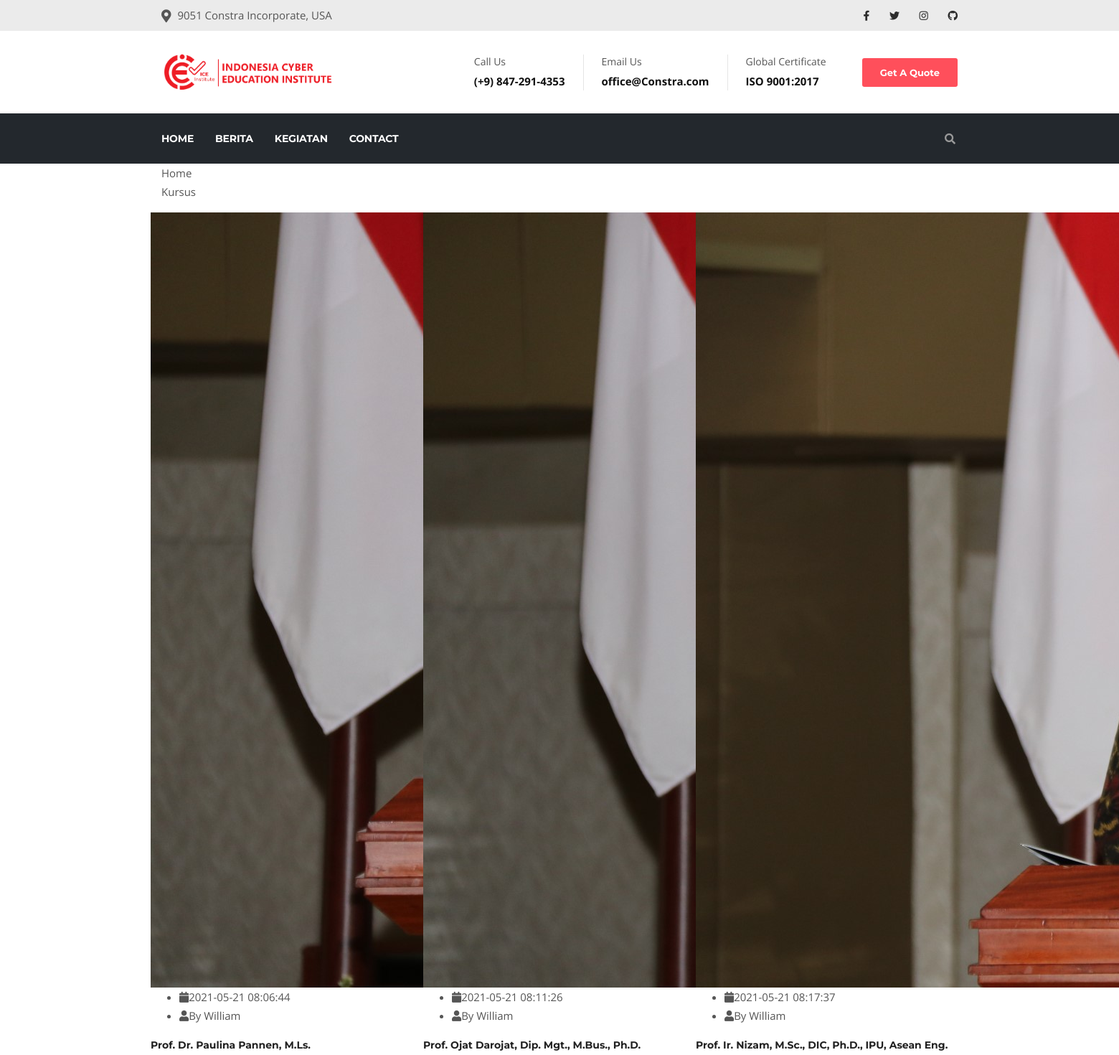
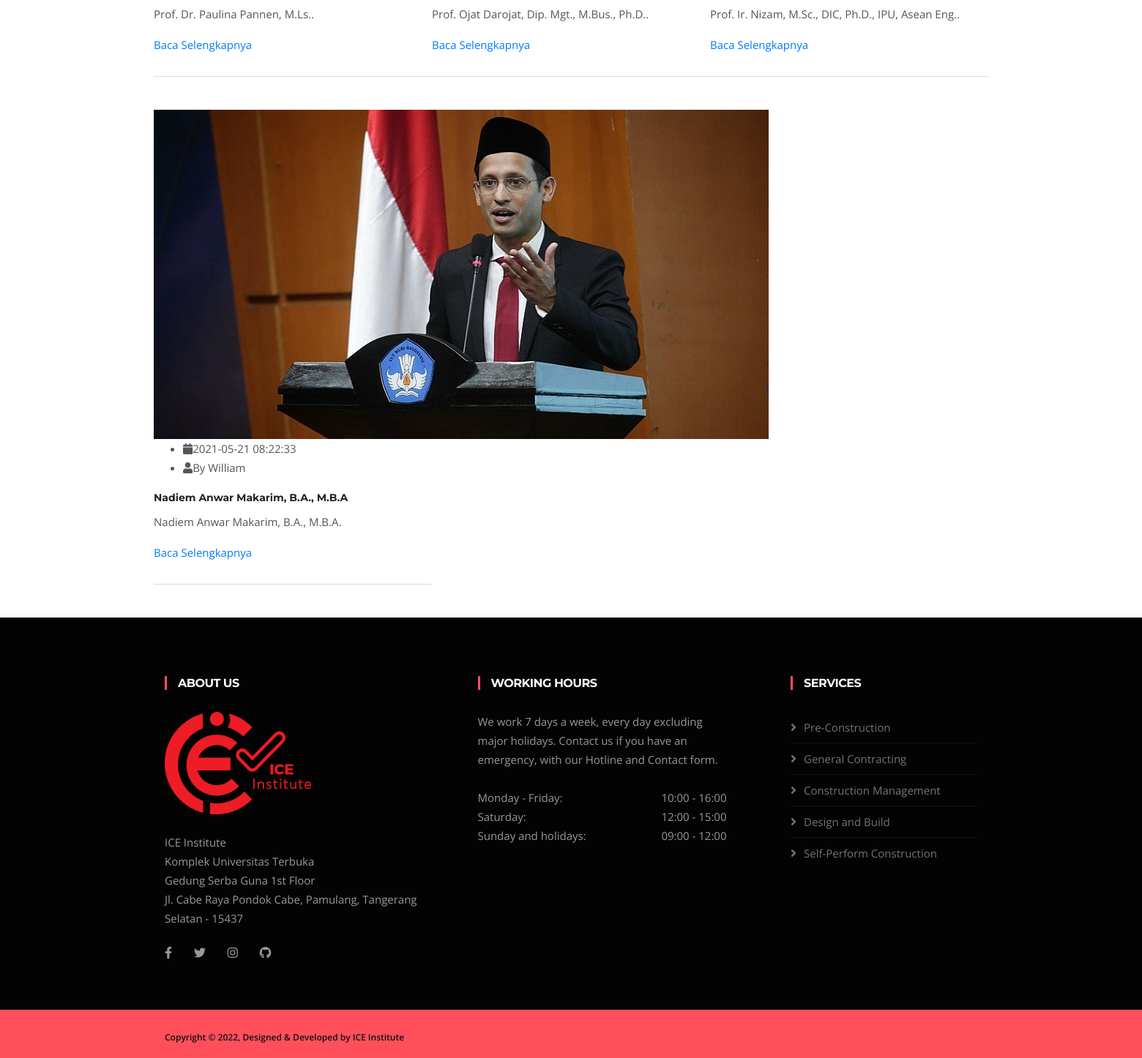
The app's page /index.php/home/kursus with its own data (2 pictures, top to bottom).
### tables this page shows
CREATE TABLE `tb_blog` (
  `id_blog` varchar(64) NOT NULL,
  `title` varchar(255) NOT NULL,
  `slug_title` varchar(255) NOT NULL,
  `meta` text NOT NULL,
  `description` text NOT NULL,
  `tags` varchar(200) NOT NULL,
  `id_kategori` int(11) NOT NULL,
  `id_sub` int(11) NOT NULL,
  `id_user` int(11) NOT NULL,
  `status` enum('draft','post','delete','') NOT NULL,
  `create_ad` timestamp NOT NULL DEFAULT current_timestamp() ON UPDATE current_timestamp(),
  `update_ad` timestamp NOT NULL DEFAULT '0000-00-00 00:00:00' ON UPDATE current_timestamp(),
  `image` varchar(255) NOT NULL DEFAULT 'default.jpg'
);

### application/views/frontand/setup/content.php (called while the page is built)
<?php
if ($isi){
	$this->load->view($isi);
}

### application/views/frontand/setup/konek.php (called while the page is built)
<?php
require_once('head.php');
require_once('header.php');
require_once('content.php');
require_once('footer.php');

### application/controllers/Home.php (called while the page is built, shortened)
<?php
class Home extends CI_Controller {
	public function __construct()
	{
		$this->load->model("Slide_m");
		$this->load->model('Blog_m');
	}
	public function kursus()
	{
		$slide= $this->Slide_m->getAktif();
		$partner= $this->Blog_m->getAwal();
		$event= $this->Blog_m->getEvent();
		$people= $this->Blog_m->getPeople();
		$about= $this->Blog_m->getAbout();
		$berita= $this->Blog_m->getBerita();
		$profilmenu= $this->Blog_m->getProfil();
		$kursus= $this->Blog_m->getKursus();
		$kegiatanmenu= $this->Blog_m->getKegiatan();
		$panduanmenu= $this->Blog_m->getPanduan();
		$data  = array('x' => 'kursus',
			'slide'=>$slide,
			'partner'=>$partner,
			'berita'=>$berita,
			'event'=>$event,
			'people'=>$people,
			'about'=>$about,
			'kursus'=>$kursus,
			'kegiatanmenu'=>$kegiatanmenu,
			'panduanmenu'=>$panduanmenu,
			'profilmenu'=>$profilmenu,
			'isi'=>'frontand/page/kursus' );
		$this->load->view('frontand/setup/konek',$data);
	}
		}

### index.php (called while the page is built, shortened)
<?php
require_once BASEPATH.'core/CodeIgniter.php';

### application/models/Blog_m.php (called while the page is built, shortened)
<?php defined('BASEPATH') OR exit('No direct script access allowed');
class Blog_m extends CI_Model
{
        public function getAwal()
    {
      $this->db->select('tb_blog.id_blog,tb_blog.slug_title,tb_blog.title,tb_blog.status,tb_blog.create_ad,tb_blog.update_ad,tb_blog.description,tb_blog.tags,tb_kategori.nama_kategori,tb_blog.id_kategori,tb_blog.id_sub,tb_sub_kategori.nama_sub,tb_blog.image,tb_blog.meta');
          $this->db->where('tb_blog.status = "post"');
          $this->db->where('tb_blog.id_kategori = "10"');
            $this->db->order_by('rand()');
        $this->db->join('tb_kategori','tb_kategori.id_kategori=tb_blog.id_kategori');
        $this->db->join('tb_sub_kategori','tb_sub_kategori.id_sub=tb_blog.id_sub');
        $query=$this->db->get('tb_blog');
        return $query->result();
    }
        public function getProfil()
    {
      $this->db->select('tb_blog.id_blog,tb_blog.slug_title,tb_blog.title,tb_blog.status,tb_blog.create_ad,tb_blog.update_ad,tb_blog.description,tb_blog.tags,tb_kategori.nama_kategori,tb_blog.id_kategori,tb_blog.id_sub,tb_sub_kategori.nama_sub,tb_blog.image,tb_blog.meta');
          $this->db->where('tb_blog.status = "post"');
          $this->db->where('tb_blog.id_kategori = "6"');
            $this->db->order_by('rand()');
        $this->db->join('tb_kategori','tb_kategori.id_kategori=tb_blog.id_kategori');
        $this->db->join('tb_sub_kategori','tb_sub_kategori.id_sub=tb_blog.id_sub');
        $query=$this->db->get('tb_blog');
        return $query->result();
    }
        public function getKegiatan()
    {
      $this->db->select('tb_blog.id_blog,tb_blog.slug_title,tb_blog.title,tb_blog.status,tb_blog.create_ad,tb_blog.update_ad,tb_blog.description,tb_blog.tags,tb_kategori.nama_kategori,tb_blog.id_kategori,tb_blog.id_sub,tb_sub_kategori.nama_sub,tb_blog.image,tb_blog.meta');
          $this->db->where('tb_blog.status = "post"');
          $this->db->where('tb_blog.id_kategori = "7"');
            $this->db->order_by('rand()');
        $this->db->join('tb_kategori','tb_kategori.id_kategori=tb_blog.id_kategori');
        $this->db->join('tb_sub_kategori','tb_sub_kategori.id_sub=tb_blog.id_sub');
        $query=$this->db->get('tb_blog');
        return $query->result();
    }
        public function getPanduan()
    {
      $this->db->select('tb_blog.id_blog,tb_blog.slug_title,tb_blog.title,tb_blog.status,tb_blog.create_ad,tb_blog.update_ad,tb_blog.description,tb_blog.tags,tb_kategori.nama_kategori,tb_blog.id_kategori,tb_blog.id_sub,tb_sub_kategori.nama_sub,tb_blog.image,tb_blog.meta');
          $this->db->where('tb_blog.status = "post"');
          $this->db->where('tb_blog.id_kategori = "1"');
            $this->db->order_by('rand()');
        $this->db->join('tb_kategori','tb_kategori.id_kategori=tb_blog.id_kategori');
        $this->db->join('tb_sub_kategori','tb_sub_kategori.id_sub=tb_blog.id_sub');
        $query=$this->db->get('tb_blog');
        return $query->result();
    }
        public function getEvent()
    {
      $this->db->select('tb_blog.id_blog,tb_blog.slug_title,tb_blog.title,tb_blog.status,tb_blog.create_ad,tb_blog.update_ad,tb_blog.description,tb_blog.tags,tb_kategori.nama_kategori,tb_blog.id_kategori,tb_blog.id_sub,tb_sub_kategori.nama_sub,tb_blog.image,tb_blog.meta');
          $this->db->where('tb_blog.status = "post"');
          $this->db->where('tb_blog.id_kategori = "7"');
        $this->db->join('tb_kategori','tb_kategori.id_kategori=tb_blog.id_kategori');
        $this->db->join('tb_sub_kategori','tb_sub_kategori.id_sub=tb_blog.id_sub');
        $query=$this->db->get('tb_blog');
        return $query->result();
    }
        public function getKursus()
    {
      $this->db->select('tb_blog.id_blog,tb_blog.slug_title,tb_blog.title,tb_blog.status,tb_blog.create_ad,tb_blog.update_ad,tb_blog.description,tb_blog.tags,tb_kategori.nama_kategori,tb_blog.id_kategori,tb_blog.id_sub,tb_sub_kategori.nama_sub,tb_blog.image,tb_blog.meta');
          $this->db->where('tb_blog.status = "post"');
          $this->db->where('tb_blog.id_kategori = "9"');
        $this->db->join('tb_kategori','tb_kategori.id_kategori=tb_blog.id_kategori');
        $this->db->join('tb_sub_kategori','tb_sub_kategori.id_sub=tb_blog.id_sub');
        $query=$this->db->get('tb_blog');
        return $query->result();
    }
        public function getPeople()
    {
      $this->db->select('tb_blog.id_blog,tb_blog.slug_title,tb_blog.title,tb_blog.status,tb_blog.create_ad,tb_blog.update_ad,tb_blog.description,tb_blog.tags,tb_kategori.nama_kategori,tb_blog.id_kategori,tb_blog.id_sub,tb_sub_kategori.nama_sub,tb_blog.image,tb_blog.meta');
          $this->db->where('tb_blog.status = "post"');
          $this->db->where('tb_blog.id_kategori = "9"');
        $this->db->join('tb_kategori','tb_kategori.id_kategori=tb_blog.id_kategori');
        $this->db->join('tb_sub_kategori','tb_sub_kategori.id_sub=tb_blog.id_sub');
        $query=$this->db->get('tb_blog');
        return $query->result();
    }
        public function getAbout()
    {
      $this->db->select('tb_blog.id_blog,tb_blog.slug_title,tb_blog.title,tb_blog.status,tb_blog.create_ad,tb_blog.update_ad,tb_blog.description,tb_blog.tags,tb_kategori.nama_kategori,tb_blog.id_kategori,tb_blog.id_sub,tb_sub_kategori.nama_sub,tb_blog.image,tb_blog.meta');
          $this->db->where('tb_blog.status = "post"');
          $this->db->where('tb_blog.id_sub = "5"');
          $this->db->limit(1);
        $this->db->join('tb_kategori','tb_kategori.id_kategori=tb_blog.id_kategori');
        $this->db->join('tb_sub_kategori','tb_sub_kategori.id_sub=tb_blog.id_sub');
        $query=$this->db->get('tb_blog');
        return $query->result();
    }
        public function getBerita()
    {
      $this->db->select('tb_blog.id_blog,tb_blog.slug_title,tb_blog.title,tb_blog.status,tb_blog.create_ad,tb_blog.update_ad,tb_blog.description,tb_blog.tags,tb_kategori.nama_kategori,tb_blog.id_kategori,tb_blog.id_sub,tb_sub_kategori.nama_sub,tb_blog.image,tb_blog.meta');
          $this->db->where('tb_blog.status = "post"');
          $this->db->where('tb_blog.id_kategori= "8"');
          $this->db->limit(6);
           $this->db->order_by('rand()');
        $this->db->join('tb_kategori','tb_kategori.id_kategori=tb_blog.id_kategori');
        $this->db->join('tb_sub_kategori','tb_sub_kategori.id_sub=tb_blog.id_sub');
        $query=$this->db->get('tb_blog');
        return $query->result();
    }
}

### application/views/frontand/page/kursus.php (the view, shortened to what this page needs)
  <div class="page-content bg-white">
<div class="breadcrumb-row">
	<div class="container">
		<ul class="list-inline">
			<li><a href="<?php echo base_url()?>">Home</a></li>
			<li>Kursus</li>
		</ul>
	</div>
</div>
      <div class="content-block">
	<div class="section-area section-sp1">
		<div class="container">
			<div class="ttr-blog-grid-3 row" id="masonry">
				<?php foreach ($kursus as $key ) {?>
				<div class="post action-card col-lg-4 col-md-6 col-sm-12 col-xs-12 m-b40">
					<div class="recent-news">
						<div class="action-box">
							<img src="<?php echo base_url()?>upload/<?php echo $key->image;?>" alt="">
						</div>
						<div class="info-bx">
							<ul class="media-post">
								<li><a href="#"><i class="fa fa-calendar"></i><?php echo $key->create_ad;?></a></li>
								<li><a href="#"><i class="fa fa-user"></i>By William</a></li>
							</ul>
							<h5 class="post-title"><a href="blog-details.html"><?php echo $key->title;?></a></h5>
							<p><?php echo $key->meta;?>.</p>
							<div class="post-extra">
								<a href="<?php echo base_url()?>home/about/<?php echo $key->slug_title;?>" class="btn-link">Baca Selengkapnya</a>
							</div>
						</div>
					</div>
				</div>
			<?php };?>
			</div>
		</div>
	</div>
      </div>
  </div>

### records on screen
tb_blog: create_ad "2021-05-21 08:06:44", title "Prof. Dr. Paulina Pannen, M.Ls.", meta "Prof. Dr. Paulina Pannen, M.Ls."
tb_blog: create_ad "2021-05-21 08:11:26", title "Prof. Ojat Darojat, Dip. Mgt., M.Bus., Ph.D.", meta "Prof. Ojat Darojat, Dip. Mgt., M.Bus., Ph.D."
tb_blog: image (picture), create_ad "2021-05-21 08:17:37", title "Prof. Ir. Nizam, M.Sc., DIC, Ph.D., IPU, Asean Eng.", meta "Prof. Ir. Nizam, M.Sc., DIC, Ph.D., IPU, Asean Eng."
tb_blog: image (picture), create_ad "2021-05-21 08:22:33", title "Nadiem Anwar Makarim, B.A., M.B.A", meta "Nadiem Anwar Makarim, B.A., M.B.A"
